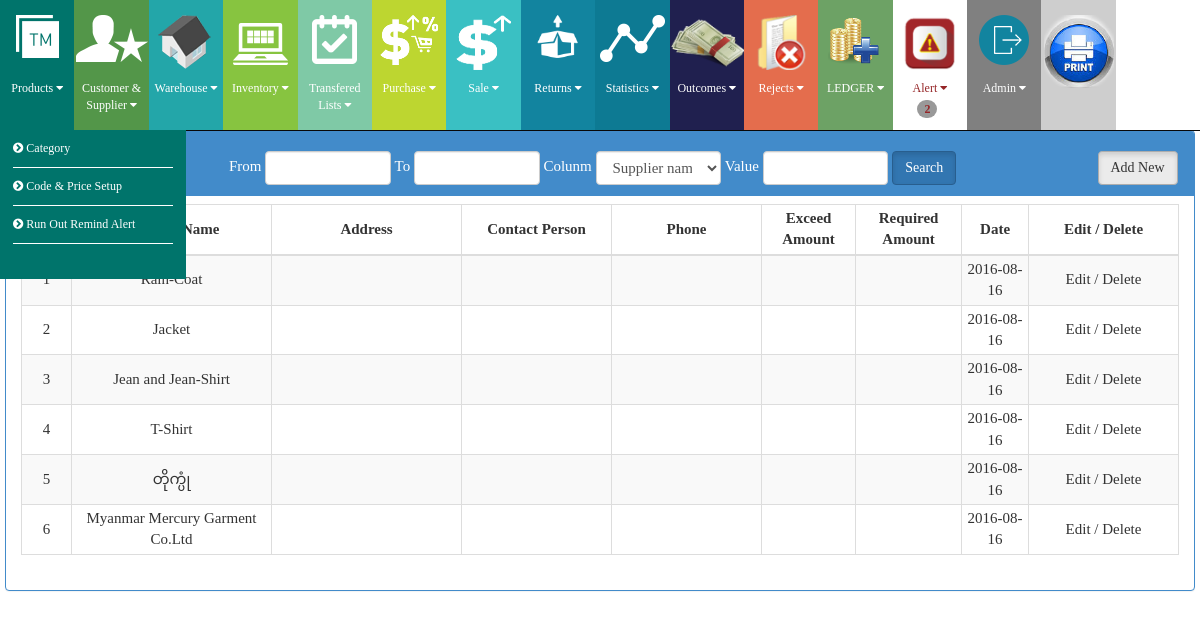
Screenshot of /index.php/admin/data_list/supplier (signed in) with the database file from the repository.
### tables this page shows
CREATE TABLE IF NOT EXISTS `tbl_supplier` (
  `id` int(11) NOT NULL AUTO_INCREMENT,
  `supplier_name` tinytext NOT NULL,
  `address` tinytext NOT NULL,
  `phone` tinytext NOT NULL,
  `contact_person` tinytext NOT NULL,
  `bankaccount` tinytext NOT NULL,
  `transferbank` tinytext NOT NULL,
  `transfername` tinytext NOT NULL,
  `transferphone` varchar(150) NOT NULL,
  `total_debt` int(11) NOT NULL,
  `last_date` date NOT NULL,
  `date` date NOT NULL,
  PRIMARY KEY (`id`)
);

### application/controllers/admin.php (called while the page is built, shortened)
<?php if ( ! defined('BASEPATH')) exit('No direct script access allowed');
class Admin extends CI_Controller
{
	var $data;
	function __construct()
	{
		$this->load->model('admin_model');
	}
	?>
		<?php
	function data_list($table)
	{
		if(get_cookie("admin_cookie"))
		{
		$data = $this->data;
			$table=$this->uri->segment(3);
			$data["unit"]=$this->admin_model->grab_unit();
			switch($table)
			{
				default:
				$data["lists"]=$this->db->order_by("id","DESC")->get("tbl_".$table);
				break;
			}
			$data["main_content"]=$table;
			$this->load->view("admin/template",$data);
		}
		else
		{
			redirect("site");
		}
	}
}

### index.php (called while the page is built, shortened)
<?php
require_once BASEPATH.'core/CodeIgniter.php';

### application/views/admin/supplier.php (the view, shortened to what this page needs)
        <div class="panel panel-primary">
          <div class="panel-heading heading-over">
          <div class="container">
          <div class="col-lg-2 col-md-2">
            <h3 class="panel-title"><i class="fa fa-bars"></i> <?=$suppliertitle?></h3>
            </div>
            <div class="col-lg-9 col-md-9">
          <form name="getreport" id="supplier">
           <?=$from?> <input type="text" name="startdate" class="form-control-sale date" id="date1"/>
          <?=$to?> <input type="text" name="enddate" class="form-control-sale date" id="date2"/>
          Colunm <select name="colunm" class="form-control-sale" >
                    <option value="supplier_name">Supplier name</option>
          </select>
          Value <input type="text" name="search" class="form-control-sale" onkeyup="searchsingle('supplier')"/>
          <input type="button" class="btn btn-primary active" value="<?=$search?>" onclick="searchsingle('supplier')">
           </form>
        </div>
        <div class="col-lg-1 col-md-1 text-right">
        <a href="javascript:show_form('supplier_form')" class="btn btn-default active"><?=$addnew?></a>
        </div>
         </div>
         </div>
          <div class="panel-body ">
            <div class="table-responsive panel-over">
              <table class="table table-bordered table-hover table-striped tablesorter">
                <thead class="thead-over">
                  <tr>
                    <th><?=$no?></th>
                    <th width="200">Supplier Name</th>
                    <th width="190"><?=$address?></th>
                     <th width="150"><?=$contact_person?></th>
                    <th width="150"><?=$phone?></th>
                    <th>Exceed Amount</th>
                    <th>Required Amount</th>
                  <th><?=$date?></th>
                     <th width="150"><?=$edit?> / <?=$delete?></th>
                  </tr>
                </thead>
                <tbody id="content">
                <?php
                $count=1;
		  foreach($lists->result() as $list):
	           ?>
                  <tr>
                  <td width="50"><?=$count?></td>
                    <td><?=$list->supplier_name?></td>
                    <td><?=$list->address?></td>
                     <td><?=$list->contact_person?></td>
                      <td><?=$list->phone?></td>
                       <td id="exceed_amount<?=$list->id?>"><?php if($list->total_debt>0){echo number_format($list->total_debt);$debttype="debt_to_customer";}?></td>
                     <td id="require_amount<?=$list->id?>"><?php if($list->total_debt<0) {echo number_format(abs($list->total_debt));$debttype="debt_from_customer";}?></td>
                          <td><?=$list->date?></td>
                     <td>
                  <a href="javascript:makeedit('<?=$list->id?>','supplier')"><?=$edit?></a> /
                 <a href="javascript:makedelete('<?=$list->id?>','supplier','<?=$this->uri->segment(4)?>')"><?=$delete?></a>
                     </td>
                  </tr>
                   <?php
                   $count++;
	endforeach;
?>
                </tbody>
              </table>
            </div>
          </div>
        </div>
      </div>

### css/signin.css (style rules this page uses)
body { padding-top: 40px; padding-bottom: 40px; }

### css/main.css (style rules this page uses)
input, select { padding:0; margin:0; border:none; }
.heading-over { position: fixed; width: 99%; z-index: 1000; }
.panel-over { margin-top: 5%; }
a { cursor: pointer; }
.form-control-sale { margin:auto; height:34px; width:15%; padding:6px 12px; line-height: 1.428571429; color: #555555; vertical-align: middle; background-color: #ffffff; border: 1px solid #cccccc; border-radius: 4px; -webkit-box-shadow: inset 0 1px 1px rgba(0, 0, 0, 0.075); box-shadow: inset 0 1px 1px rgba(0, 0, 0, 0.075); -webkit-transition: border-color ease-in-out 0.15s, box-shadow ease-in-out 0.15s; transition: border-color ease-in-out 0.15s, box-shadow ease-in-out 0.15s; }
a { text-decoration:none !important; color:inherit; }
body { padding:0; margin:0px; font-family: 'dinregular'; }
.dropItemCon { position:relative; margin:auto; width:inherit; }
.navDropItem { position:relative; margin:auto; width:160px; padding-left:0px; color:#FFF; text-align:left; font-size:12px; padding-top:10px; padding-bottom:10px; border-bottom:thin solid #FFF; }

### rows the page displays
tbl_supplier: supplier_name "Rain-Coat", date "2016-08-16"
tbl_supplier: supplier_name "Jacket", date "2016-08-16"
tbl_supplier: supplier_name "Jean and Jean-Shirt", date "2016-08-16"
tbl_supplier: supplier_name "T-Shirt", date "2016-08-16"
tbl_supplier: supplier_name "တိုက္ပုံ", date "2016-08-16"
tbl_supplier: supplier_name "Myanmar Mercury Garment Co.Ltd", date "2016-08-16"

### other values shown
get_cookie("admin_cookie") "Admin"
$from "From"
$to "To"
$addnew "Add New"
$address "Address"
$contact_person "Contact Person"
$phone "Phone"
$date "Date"
$edit "Edit"
$delete "Delete"
